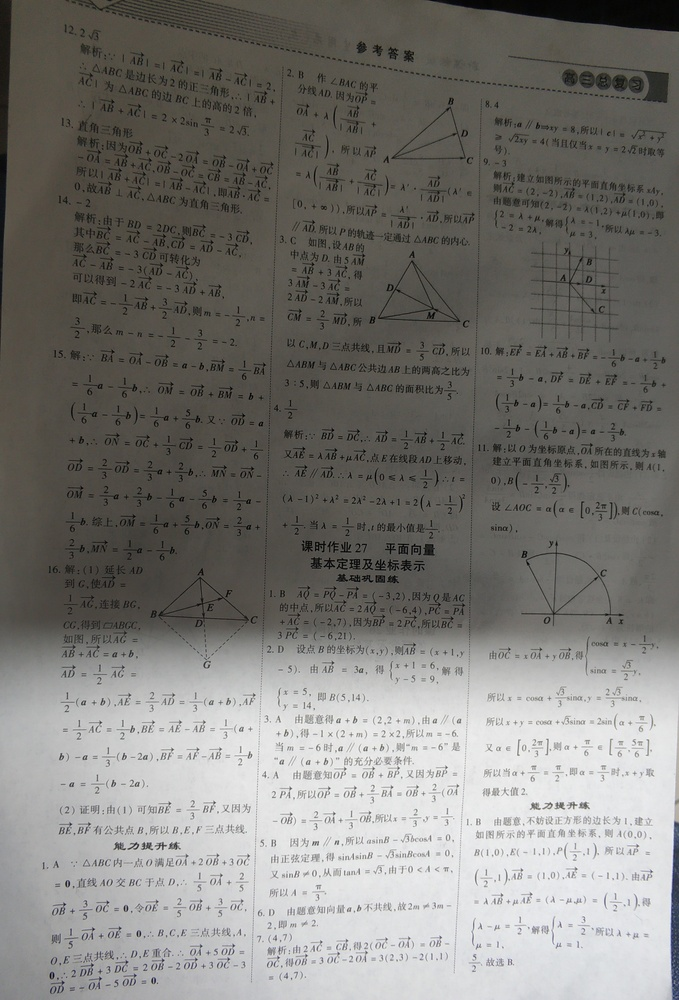
#> input picture 0.jpg, 679 x 1000 px, shrunk from 2662 x 3922 before the run
$ python zq1.py   (older library calls are emulated)
#> lines starting #> are read from the running program, lines starting #| are printed output that depends on the picture; after the words box and inside, x2 and y2 are one past the last pixel; in counts of white or black regions, pixels touching at a corner belong together
# -*- coding: utf-8 -*-
# @Time    : 2020/12/21
# @Author  : jhf
# @File    : zq1.py
# @Software: PyCharm
import cv2
import  numpy as np
# [9 lines of commented-out code are left out]

img=cv2.imread('0.jpg')
#> img is the input picture: shape (1000, 679, 3); mean B, G, R 119.4, 123.3, 124.8
imgray=cv2.cvtColor(img,cv2.COLOR_BGR2GRAY)
ret,thresh=cv2.threshold(imgray,127,255,0)
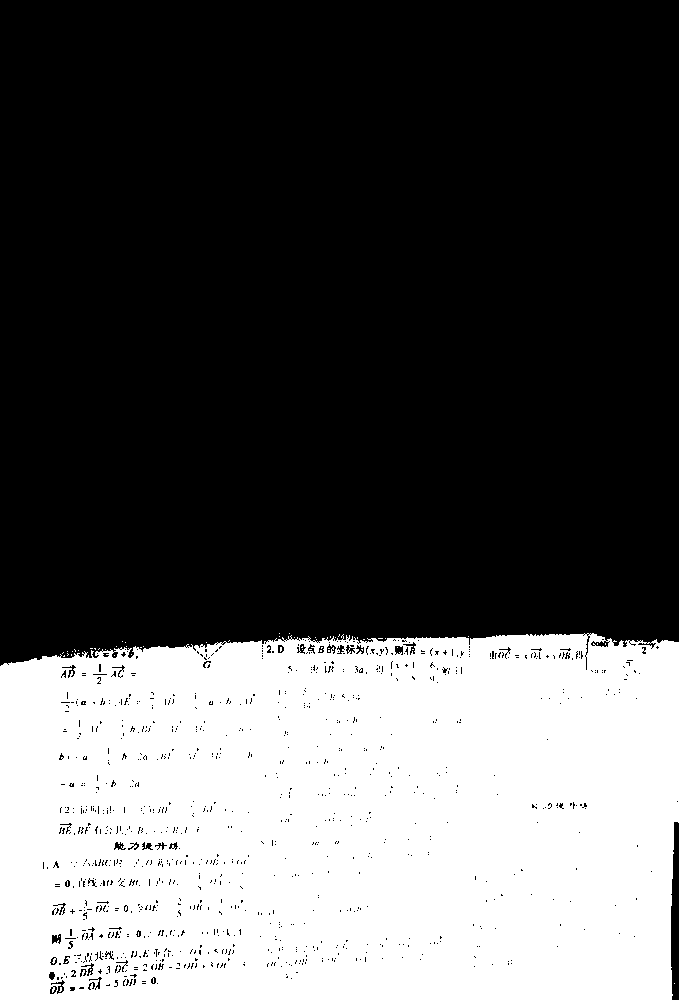
#> thresh: shape (1000, 679); 34.8% white; 57 white regions (56 under 20 px)
image,contours,hierarchy=cv2.findContours(thresh,cv2.RETR_TREE,cv2.CHAIN_APPROX_SIMPLE)
#> contours = 1383 contours, 1306 with area under 20; largest, box (x1, y1, x2, y2) and area: (0, 633, 679, 1000) 239979, (50, 979, 66, 995) 95, (590, 640, 610, 648) 91, (51, 933, 62, 945) 86, (61, 664, 77, 679) 82
cv2.imshow('imageshow',image)  # 显示返回值image，其实与输入参数的thresh原图没啥区别
cv2.waitKey()
#> (the run stopped early here; a loop or call above may not have finished)
